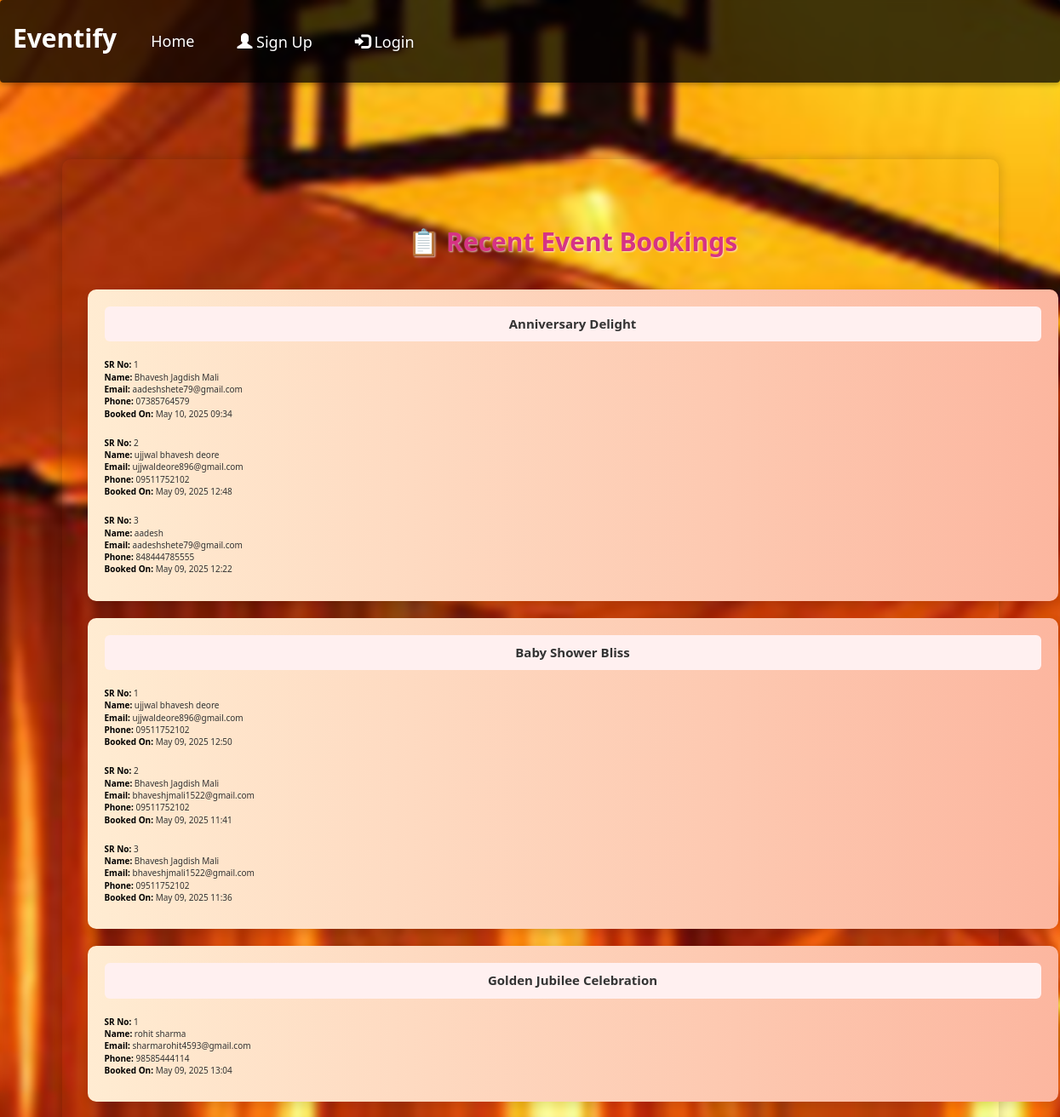
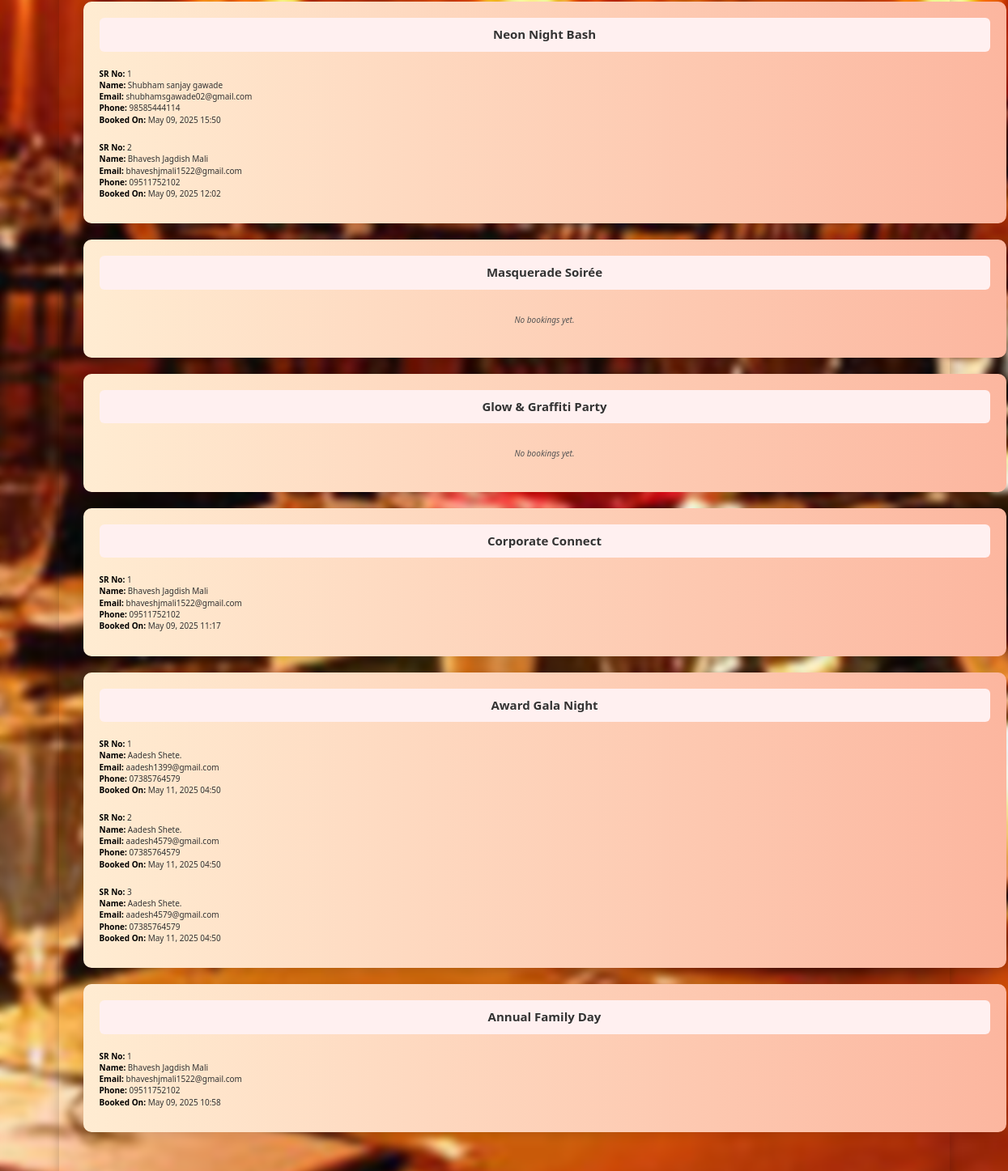
Screenshot of /event_booking_list/ with the database file from the repository (2 pictures, top to bottom).
### eventapp/models.py (models this page shows, shortened)
class Event(models.Model):
    CATEGORY_CHOICES = [
        ('Occasions', 'Occasions'),
        ('Parties', 'Parties'),
        ('Functions', 'Functions'),
    ]
    img = models.ImageField(upload_to="pic")
    name = models.CharField(max_length=50)
    desc = models.CharField(max_length=50)
    category = models.CharField(max_length=20, choices=CATEGORY_CHOICES)
    price = models.DecimalField(max_digits=10, decimal_places=2, default=0.00)  # Fixed price for the event

class Booking(models.Model):
    event = models.ForeignKey(Event, related_name='bookings', on_delete=models.CASCADE)
    name = models.CharField(max_length=200)
    email = models.EmailField()
    phone = models.CharField(max_length=15)
    payment_price = models.DecimalField(max_digits=10, decimal_places=2)
    payment_description = models.TextField()
    payment_method = models.CharField(max_length=50)
    booked_on = models.DateTimeField(auto_now_add=True)

### eventapp/views.py (the view)
# urls.py: path('event_booking_list/', views.event_booking_list, name='event_booking_list'),
def event_booking_list(request):
    events = Event.objects.all()
    for event in events:
        event.recent_bookings = Booking.objects.filter(event=event).order_by('-booked_on')[:3]
    return render(request, 'event_booking_list.html', {'events': events})

### template/event_booking_list.html (shortened to what this page needs)
{% extends 'base.html' %}
{% load static %}
{% block content %}
<section class="booking-section">
    <div class="container">
        <h2 class="text-center">📋 Recent Event Bookings</h2>
        <ul class="event-list">
            {% for event in events %}
                <li class="event-item">
                    <div class="event-header">{{ event.name }}</div>
                    {% if event.recent_bookings %}
                        {% for booking in event.recent_bookings %}
                            <div class="booking-info">
                                <strong>SR No:</strong> {{ forloop.counter }}<br>
                                <strong>Name:</strong>
                                <a class="booking-link" href="{% url 'booking_detail' booking.id %}">{{ booking.name }}</a><br>
                                <strong>Email:</strong> {{ booking.email }}<br>
                                <strong>Phone:</strong> {{ booking.phone }}<br>
                                <strong>Booked On:</strong> {{ booking.booked_on|date:"M d, Y H:i" }}
                            </div>
                        {% endfor %}
                    {% else %}
                        <div class="no-booking">No bookings yet.</div>
                    {% endif %}
                </li>
            {% endfor %}
        </ul>
    </div>
</section>
{% endblock %}

### rows the page displays
Event: name "Anniversary Delight"
Booking: name "Bhavesh Jagdish Mali", email "aadeshshete79@gmail.com", phone "07385764579", booked_on "May 10, 2025 09:34"
Booking: name "ujjwal bhavesh deore", email "ujjwaldeore896@gmail.com", phone "09511752102", booked_on "May 09, 2025 12:48"
Booking: name "aadesh", email "aadeshshete79@gmail.com", phone "848444785555", booked_on "May 09, 2025 12:22"
Event: name "Baby Shower Bliss"
Booking: name "ujjwal bhavesh deore", email "ujjwaldeore896@gmail.com", phone "09511752102", booked_on "May 09, 2025 12:50"
Booking: name "Bhavesh Jagdish Mali", email "bhaveshjmali1522@gmail.com", phone "09511752102", booked_on "May 09, 2025 11:41"
Booking: name "Bhavesh Jagdish Mali", email "bhaveshjmali1522@gmail.com", phone "09511752102", booked_on "May 09, 2025 11:36"
Event: name "Golden Jubilee Celebration"
Booking: name "rohit sharma", email "sharmarohit4593@gmail.com", phone "98585444114", booked_on "May 09, 2025 13:04"
Event: name "Neon Night Bash"
Booking: name "Shubham sanjay gawade", email "shubhamsgawade02@gmail.com", phone "98585444114", booked_on "May 09, 2025 15:50"
Booking: name "Bhavesh Jagdish Mali", email "bhaveshjmali1522@gmail.com", phone "09511752102", booked_on "May 09, 2025 12:02"
Event: name "Masquerade Soirée", shows "No bookings yet."
Event: name "Glow & Graffiti Party", shows "No bookings yet."
Event: name "Corporate Connect"
Booking: name "Bhavesh Jagdish Mali", email "bhaveshjmali1522@gmail.com", phone "09511752102", booked_on "May 09, 2025 11:17"
Event: name "Award Gala Night"
Booking: name "Aadesh Shete.", email "aadesh1399@gmail.com", phone "07385764579", booked_on "May 11, 2025 04:50"
Booking: name "Aadesh Shete.", email "aadesh4579@gmail.com", phone "07385764579", booked_on "May 11, 2025 04:50"
Booking: name "Aadesh Shete.", email "aadesh4579@gmail.com", phone "07385764579", booked_on "May 11, 2025 04:50"
Event: name "Annual Family Day"
Booking: name "Bhavesh Jagdish Mali", email "bhaveshjmali1522@gmail.com", phone "09511752102", booked_on "May 09, 2025 10:58"
